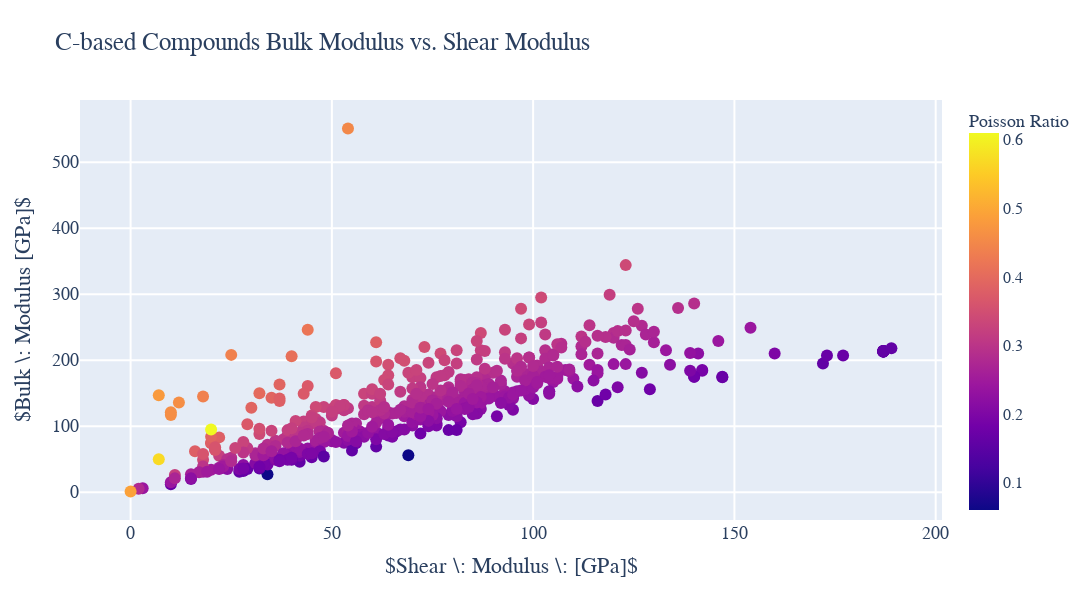

Source (notebook cell):
### Markdown cell above
### 3.3.2 Plot material properties from dataframe using 3rd property as color key

### Code cell
import plotly
import plotly.graph_objs as go
from plotly.offline import iplot
layout_IPF_shear_modulus = go.Layout(title= "C-based Compounds Bulk Modulus vs. Shear Modulus", hovermode= 'closest',
                   font = dict(family='Times New Roman',size=18),
                   xaxis= dict(title= '$Shear \: Modulus \: [GPa]$',zeroline= False, gridwidth= 2),
                   yaxis= dict(title= '$Bulk \: Modulus [GPa]$',zeroline= False, gridwidth= 2),
                   height = 600,
                   width = 1200,
     showlegend= False              
)

#Scatter plot of collected data. Use df_oxide_all dataframe. df_oxide_all.Density will pull density column. Could change Density or IPF to Molar Volume or simply volume if you wanted.
trace_all_shear = go.Scatter(x = abs(df_oxide.G_VRH), y = df_oxide.K_VRH, mode = 'markers', text = df_oxide.Formula,
                            marker=dict(size=12, color=(df_oxide['poisson_ratio']),
                                colorbar = dict(title={ 'text': "Poisson Ratio", 
                                                     'font': {'family':'Georgia', 'size': 18}} , 
                                              tickfont={'family':'Georgia', 'size': 16 })))#, name = 'All Queries'))

                             
data_IPF_shear = [trace_all_shear]
fig_IPF_shear = go.Figure(data_IPF_shear, layout=layout_IPF_shear_modulus)
iplot(fig_IPF_shear)

### Figure 1 — Plotly figure (JSON) as saved in the notebook; plotly's stock layout.template omitted (floating-point values rounded to 4 significant figures; data arrays with more than 128 entries replaced by an {"elided": "..."} marker saying what was removed)
{"data": [{"marker": {"color": {"elided": "528 float values"}, "colorbar": {"tickfont": {"family": "Georgia", "size": 16}, "title": {"font": {"family": "Georgia", "size": 18}, "text": "Poisson Ratio"}}, "size": 12}, "mode": "markers", "text": {"elided": "528 str values"}, "type": "scatter", "x": {"elided": "528 int values"}, "y": {"elided": "528 int values"}}], "layout": {"font": {"family": "Times New Roman", "size": 18}, "height": 600, "hovermode": "closest", "showlegend": false, "title": {"text": "C-based Compounds Bulk Modulus vs. Shear Modulus"}, "width": 1200, "xaxis": {"gridwidth": 2, "title": {"text": "$Shear \\: Modulus \\: [GPa]$"}, "zeroline": false}, "yaxis": {"gridwidth": 2, "title": {"text": "$Bulk \\: Modulus [GPa]$"}, "zeroline": false}}}
